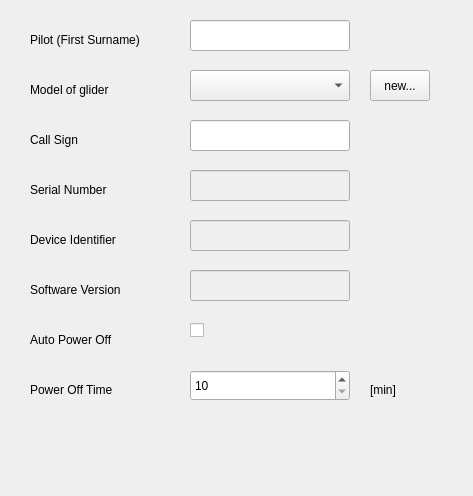
<?xml version="1.0" encoding="UTF-8"?>
<ui version="4.0">
 <class>DeviceFrame6015</class>
 <widget class="QWidget" name="DeviceFrame6015">
  <property name="geometry">
   <rect>
    <x>0</x>
    <y>0</y>
    <width>473</width>
    <height>496</height>
   </rect>
  </property>
  <property name="windowTitle">
   <string>Device</string>
  </property>
  <widget class="QComboBox" name="comboBoxModel">
   <property name="geometry">
    <rect>
     <x>190</x>
     <y>70</y>
     <width>160</width>
     <height>31</height>
    </rect>
   </property>
  </widget>
  <widget class="QLineEdit" name="lineEdit_PilotName">
   <property name="geometry">
    <rect>
     <x>190</x>
     <y>20</y>
     <width>160</width>
     <height>31</height>
    </rect>
   </property>
   <property name="text">
    <string/>
   </property>
   <property name="maxLength">
    <number>16</number>
   </property>
  </widget>
  <widget class="QLineEdit" name="lineEdit_SerialNr">
   <property name="enabled">
    <bool>false</bool>
   </property>
   <property name="geometry">
    <rect>
     <x>190</x>
     <y>170</y>
     <width>160</width>
     <height>31</height>
    </rect>
   </property>
   <property name="text">
    <string/>
   </property>
  </widget>
  <widget class="QPushButton" name="pushButtonGlider">
   <property name="geometry">
    <rect>
     <x>370</x>
     <y>70</y>
     <width>60</width>
     <height>31</height>
    </rect>
   </property>
   <property name="text">
    <string>new...</string>
   </property>
  </widget>
  <widget class="QLineEdit" name="lineEdit_SwVersion">
   <property name="enabled">
    <bool>false</bool>
   </property>
   <property name="geometry">
    <rect>
     <x>190</x>
     <y>270</y>
     <width>160</width>
     <height>31</height>
    </rect>
   </property>
   <property name="text">
    <string/>
   </property>
  </widget>
  <widget class="QLineEdit" name="lineEdit_DeviceIdent">
   <property name="enabled">
    <bool>false</bool>
   </property>
   <property name="geometry">
    <rect>
     <x>190</x>
     <y>220</y>
     <width>160</width>
     <height>31</height>
    </rect>
   </property>
   <property name="text">
    <string/>
   </property>
  </widget>
  <widget class="QLineEdit" name="lineEdit_GliderID">
   <property name="geometry">
    <rect>
     <x>190</x>
     <y>120</y>
     <width>160</width>
     <height>31</height>
    </rect>
   </property>
   <property name="text">
    <string/>
   </property>
   <property name="maxLength">
    <number>16</number>
   </property>
  </widget>
  <widget class="QLabel" name="textLabel_PilotName">
   <property name="geometry">
    <rect>
     <x>30</x>
     <y>30</y>
     <width>153</width>
     <height>20</height>
    </rect>
   </property>
   <property name="text">
    <string>Pilot (First Surname)</string>
   </property>
   <property name="wordWrap">
    <bool>false</bool>
   </property>
  </widget>
  <widget class="QLabel" name="textLabelModel">
   <property name="geometry">
    <rect>
     <x>30</x>
     <y>80</y>
     <width>108</width>
     <height>20</height>
    </rect>
   </property>
   <property name="text">
    <string>Model of glider</string>
   </property>
   <property name="wordWrap">
    <bool>false</bool>
   </property>
  </widget>
  <widget class="QLabel" name="textLabel_GliderID">
   <property name="geometry">
    <rect>
     <x>30</x>
     <y>130</y>
     <width>70</width>
     <height>20</height>
    </rect>
   </property>
   <property name="text">
    <string>Call Sign</string>
   </property>
   <property name="wordWrap">
    <bool>false</bool>
   </property>
  </widget>
  <widget class="QLabel" name="textLabel_SerialNr">
   <property name="geometry">
    <rect>
     <x>30</x>
     <y>180</y>
     <width>110</width>
     <height>20</height>
    </rect>
   </property>
   <property name="text">
    <string>Serial Number</string>
   </property>
   <property name="wordWrap">
    <bool>false</bool>
   </property>
  </widget>
  <widget class="QLabel" name="textLabel_DeviceIdent">
   <property name="geometry">
    <rect>
     <x>30</x>
     <y>230</y>
     <width>130</width>
     <height>20</height>
    </rect>
   </property>
   <property name="text">
    <string>Device Identifier</string>
   </property>
   <property name="wordWrap">
    <bool>false</bool>
   </property>
  </widget>
  <widget class="QLabel" name="textLabel_SwVersion">
   <property name="geometry">
    <rect>
     <x>30</x>
     <y>280</y>
     <width>130</width>
     <height>20</height>
    </rect>
   </property>
   <property name="text">
    <string>Software Version</string>
   </property>
   <property name="wordWrap">
    <bool>false</bool>
   </property>
  </widget>
  <widget class="QCheckBox" name="checkBox_AutoOff">
   <property name="geometry">
    <rect>
     <x>190</x>
     <y>320</y>
     <width>21</width>
     <height>21</height>
    </rect>
   </property>
   <property name="text">
    <string/>
   </property>
  </widget>
  <widget class="QLabel" name="textLabel_BattType_2">
   <property name="geometry">
    <rect>
     <x>30</x>
     <y>330</y>
     <width>134</width>
     <height>20</height>
    </rect>
   </property>
   <property name="text">
    <string>Auto Power Off</string>
   </property>
   <property name="wordWrap">
    <bool>false</bool>
   </property>
  </widget>
  <widget class="QLabel" name="textLabel_PowerOffTime">
   <property name="geometry">
    <rect>
     <x>30</x>
     <y>380</y>
     <width>134</width>
     <height>20</height>
    </rect>
   </property>
   <property name="text">
    <string>Power Off Time</string>
   </property>
   <property name="wordWrap">
    <bool>false</bool>
   </property>
  </widget>
  <widget class="QSpinBox" name="spinBox_PowerOffTime">
   <property name="geometry">
    <rect>
     <x>190</x>
     <y>370</y>
     <width>160</width>
     <height>31</height>
    </rect>
   </property>
   <property name="minimum">
    <number>10</number>
   </property>
   <property name="maximum">
    <number>240</number>
   </property>
  </widget>
  <widget class="QLabel" name="textLabel_PowerOffTimeUnit">
   <property name="geometry">
    <rect>
     <x>370</x>
     <y>380</y>
     <width>41</width>
     <height>20</height>
    </rect>
   </property>
   <property name="text">
    <string>[min]</string>
   </property>
   <property name="wordWrap">
    <bool>false</bool>
   </property>
  </widget>
 </widget>
 <layoutdefault spacing="6" margin="11"/>
 <resources/>
 <connections>
  <connection>
   <sender>pushButtonGlider</sender>
   <signal>clicked()</signal>
   <receiver>DeviceFrame6015</receiver>
   <slot>newGlider()</slot>
   <hints>
    <hint type="sourcelabel">
     <x>20</x>
     <y>20</y>
    </hint>
    <hint type="destinationlabel">
     <x>20</x>
     <y>20</y>
    </hint>
   </hints>
  </connection>
 </connections>
</ui>
